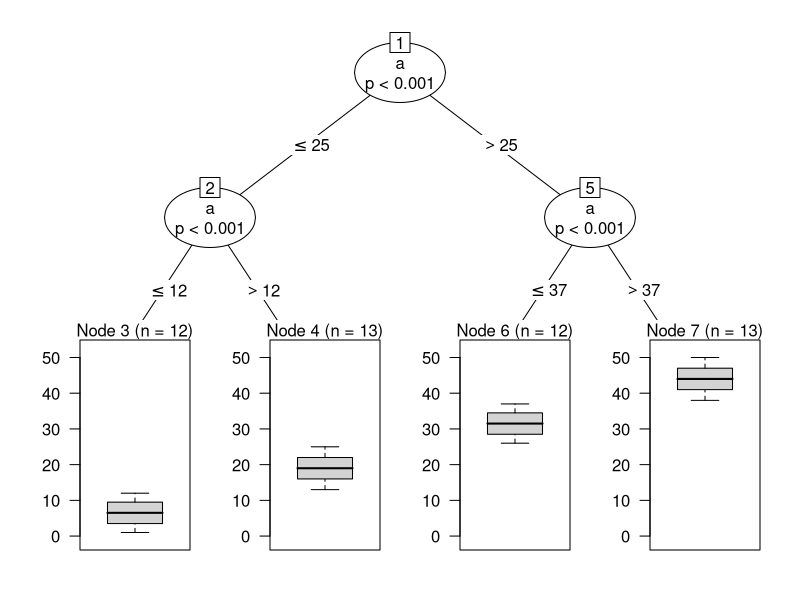

The R script that drew this image:
library("party")
a <- c(1:50)
cb <- data.frame(cbind(a))
t <- ctree(a ~ ., data = cb)
pdf("lab9_plot.pdf")
plot(t)
dev.off()
t
